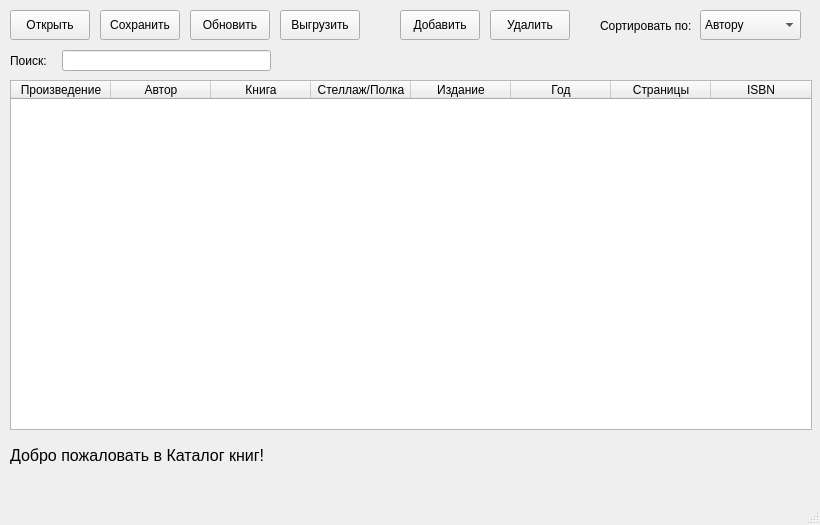
<?xml version="1.0" encoding="UTF-8"?>
<ui version="4.0">
 <class>MainWindow</class>
 <widget class="QMainWindow" name="MainWindow">
  <property name="geometry">
   <rect>
    <x>0</x>
    <y>0</y>
    <width>820</width>
    <height>525</height>
   </rect>
  </property>
  <property name="minimumSize">
   <size>
    <width>820</width>
    <height>525</height>
   </size>
  </property>
  <property name="maximumSize">
   <size>
    <width>16777215</width>
    <height>16777215</height>
   </size>
  </property>
  <property name="windowTitle">
   <string>Каталог Книг</string>
  </property>
  <widget class="QWidget" name="centralwidget">
   <widget class="QPushButton" name="PB_open">
    <property name="geometry">
     <rect>
      <x>10</x>
      <y>10</y>
      <width>80</width>
      <height>30</height>
     </rect>
    </property>
    <property name="text">
     <string>Открыть</string>
    </property>
   </widget>
   <widget class="QPushButton" name="PB_csv">
    <property name="geometry">
     <rect>
      <x>280</x>
      <y>10</y>
      <width>80</width>
      <height>30</height>
     </rect>
    </property>
    <property name="text">
     <string>Выгрузить</string>
    </property>
   </widget>
   <widget class="QPushButton" name="PB_add">
    <property name="geometry">
     <rect>
      <x>400</x>
      <y>10</y>
      <width>80</width>
      <height>30</height>
     </rect>
    </property>
    <property name="text">
     <string>Добавить</string>
    </property>
   </widget>
   <widget class="QPushButton" name="PB_del">
    <property name="geometry">
     <rect>
      <x>490</x>
      <y>10</y>
      <width>80</width>
      <height>30</height>
     </rect>
    </property>
    <property name="text">
     <string>Удалить</string>
    </property>
   </widget>
   <widget class="QComboBox" name="comboBox">
    <property name="geometry">
     <rect>
      <x>700</x>
      <y>10</y>
      <width>101</width>
      <height>30</height>
     </rect>
    </property>
    <item>
     <property name="text">
      <string>Автору</string>
     </property>
    </item>
    <item>
     <property name="text">
      <string>Произведению</string>
     </property>
    </item>
    <item>
     <property name="text">
      <string>Книге</string>
     </property>
    </item>
    <item>
     <property name="text">
      <string>Месту</string>
     </property>
    </item>
    <item>
     <property name="text">
      <string>Изданию</string>
     </property>
    </item>
    <item>
     <property name="text">
      <string>Году</string>
     </property>
    </item>
    <item>
     <property name="text">
      <string>Страницам</string>
     </property>
    </item>
    <item>
     <property name="text">
      <string>ISBN</string>
     </property>
    </item>
   </widget>
   <widget class="QLabel" name="label">
    <property name="geometry">
     <rect>
      <x>600</x>
      <y>10</y>
      <width>91</width>
      <height>31</height>
     </rect>
    </property>
    <property name="text">
     <string>Сортировать по:</string>
    </property>
   </widget>
   <widget class="QTableWidget" name="tableWidget">
    <property name="enabled">
     <bool>true</bool>
    </property>
    <property name="geometry">
     <rect>
      <x>10</x>
      <y>80</y>
      <width>802</width>
      <height>350</height>
     </rect>
    </property>
    <property name="editTriggers">
     <set>QAbstractItemView::DoubleClicked</set>
    </property>
    <property name="textElideMode">
     <enum>Qt::ElideRight</enum>
    </property>
    <property name="wordWrap">
     <bool>true</bool>
    </property>
    <column>
     <property name="text">
      <string>Произведение</string>
     </property>
    </column>
    <column>
     <property name="text">
      <string>Автор</string>
     </property>
    </column>
    <column>
     <property name="text">
      <string>Книга</string>
     </property>
    </column>
    <column>
     <property name="text">
      <string>Стеллаж/Полка</string>
     </property>
    </column>
    <column>
     <property name="text">
      <string>Издание</string>
     </property>
    </column>
    <column>
     <property name="text">
      <string>Год</string>
     </property>
    </column>
    <column>
     <property name="text">
      <string>Страницы</string>
     </property>
    </column>
    <column>
     <property name="text">
      <string>ISBN</string>
     </property>
    </column>
   </widget>
   <widget class="QPushButton" name="PB_update">
    <property name="geometry">
     <rect>
      <x>190</x>
      <y>10</y>
      <width>80</width>
      <height>30</height>
     </rect>
    </property>
    <property name="text">
     <string>Обновить</string>
    </property>
   </widget>
   <widget class="QLabel" name="label_2">
    <property name="geometry">
     <rect>
      <x>10</x>
      <y>50</y>
      <width>41</width>
      <height>21</height>
     </rect>
    </property>
    <property name="text">
     <string>Поиск:</string>
    </property>
   </widget>
   <widget class="QLineEdit" name="lineEdit">
    <property name="geometry">
     <rect>
      <x>62</x>
      <y>50</y>
      <width>209</width>
      <height>21</height>
     </rect>
    </property>
   </widget>
   <widget class="QLabel" name="L_log">
    <property name="geometry">
     <rect>
      <x>10</x>
      <y>440</y>
      <width>801</width>
      <height>31</height>
     </rect>
    </property>
    <property name="font">
     <font>
      <pointsize>12</pointsize>
     </font>
    </property>
    <property name="frameShadow">
     <enum>QFrame::Plain</enum>
    </property>
    <property name="text">
     <string>Добро пожаловать в Каталог книг!</string>
    </property>
    <property name="textFormat">
     <enum>Qt::AutoText</enum>
    </property>
    <property name="alignment">
     <set>Qt::AlignLeading|Qt::AlignLeft|Qt::AlignVCenter</set>
    </property>
   </widget>
   <widget class="QPushButton" name="PB_save">
    <property name="geometry">
     <rect>
      <x>100</x>
      <y>10</y>
      <width>80</width>
      <height>30</height>
     </rect>
    </property>
    <property name="text">
     <string>Сохранить</string>
    </property>
   </widget>
  </widget>
  <widget class="QMenuBar" name="menubar">
   <property name="geometry">
    <rect>
     <x>0</x>
     <y>0</y>
     <width>820</width>
     <height>21</height>
    </rect>
   </property>
  </widget>
  <widget class="QStatusBar" name="statusbar"/>
 </widget>
 <resources/>
 <connections/>
</ui>
